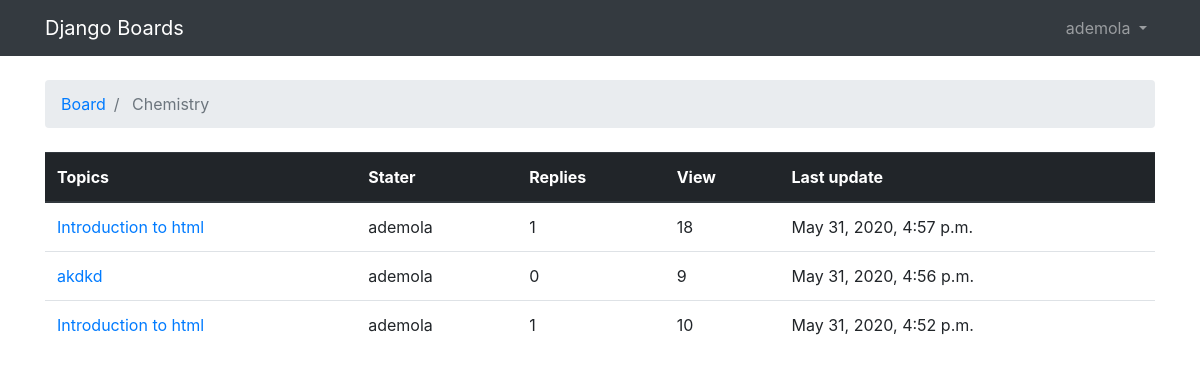
The page /boards/Chemistry/ (signed in) on the database as committed earlier.
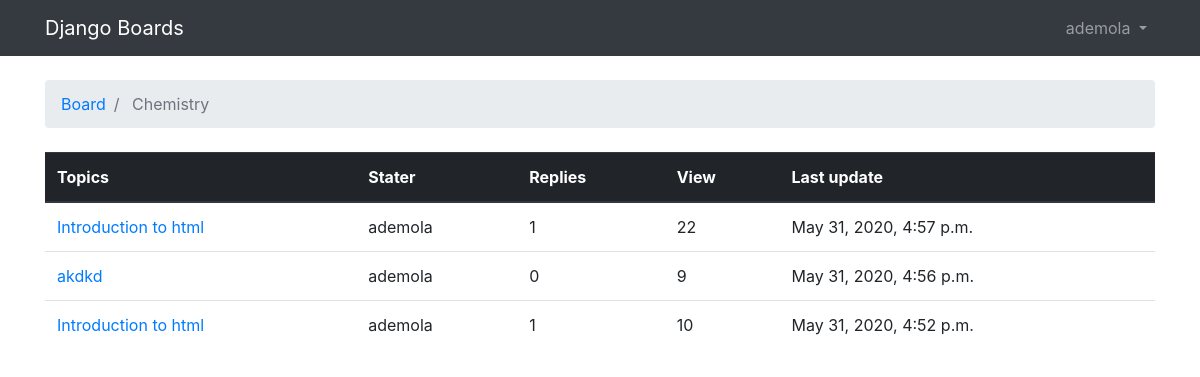
The same page on the database as committed later.
### boards/models.py (models this page shows, shortened)
class Topic(models.Model):
    subject = models.CharField(max_length=255)
    last_updated = models.DateTimeField(auto_now_add=True)
    boards = models.ForeignKey(Board,on_delete=models.CASCADE,null=True, related_name="topics")
    starter = models.ForeignKey(User,on_delete=models.CASCADE,null=True, related_name = "topics")
    views = models.PositiveIntegerField(default=0)

### boards/views.py (the view)
@login_required
def board_topics(request,name):
   boards = Board.objects.get(name=name)
   topics = boards.topics.order_by('-last_updated').annotate(replies=Count('posts') - 1)
   return render(request, "boards/topics.html",{"boards":boards,"topics":topics})

### boards/Templates/boards/topics.html (shortened to what this page needs)
{% extends "boards/Base.html" %}
  {% block breadcrumb %}
          <li class="breadcrumb-item">
            <a href="{% url 'home' %}"> Board</a>
          </li>
        <li class="breadcrumb-item active">
            {{boards.name}}
        </li>
      {% endblock %}
      {% block content %}
      <table class="table">
        <thead class="thead-dark">
         <tr>
           <th>
             Topics
           </th> <th> Stater</th> <th>
             Replies</th> <th> View</th> <th> Last update</th>
         </tr>
        </thead>
        <tbody>
          {% for topic in topics  %}
          <tr>
            <td> <a href="{% url 'topic_posts' boards.name topic.subject %}">{{topic.subject}}</a></td>
            <td>{{ topic.starter.username }}</td>
            <td>{{ topic.replies }}</td>
            <td> {{topic.views}} </td>
            <td>{{ topic.last_updated }}</td>
          </tr>
        {% endfor %}
        </tbody>
      </table>
</body>
{% endblock %}

Rows that differ between the two databases and show on the page:
changed Topic "May 31, 2020, 4:57 p.m.": views "18" → "22"
